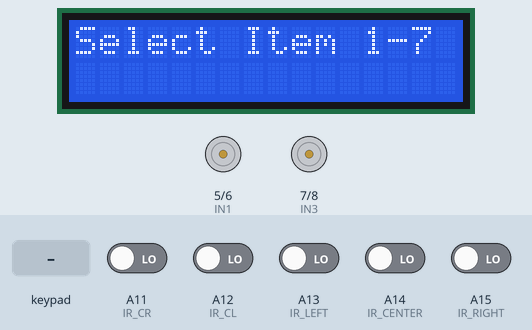
Simulated run of this sketch. Board: Arduino Mega 2560, built with avr-gcc and run on an emulated ATmega2560. Parts: 16×2 character LCD, motor-driver pin pairs drawn as motors (green arrow = first pin HIGH = forward, orange = second pin HIGH = backward, longer = more drive, scaled by the enable pin). Inputs (shaded band) come from the test bench; at power-on: A11 (IR_CR), A12 (IR_CL), A13 (IR_LEFT), A14 (IR_CENTER), A15 (IR_RIGHT) LOW.

Above: at 13.3 s.
13.4 s: keypad keys 3 0 3 2 3 4 3 6 D pressed 0.4 s apart
At 14.1 s:
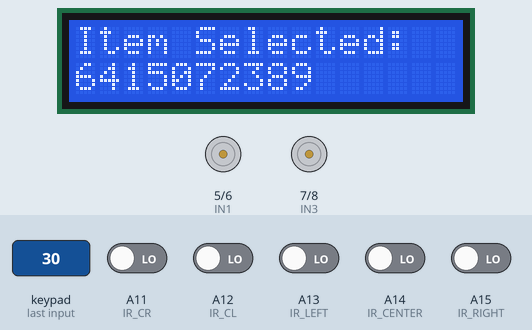
18.5 s: key '1' pressed
At 21.2 s:
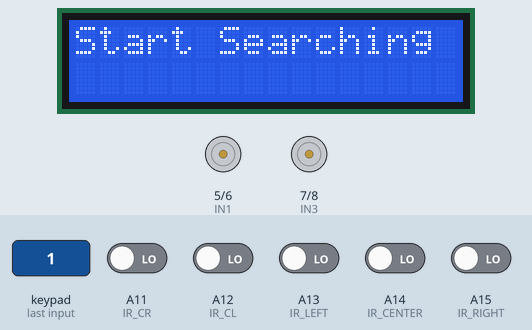
21.5 s: A11 (IR_CR) driven HIGH
At 22.7 s:
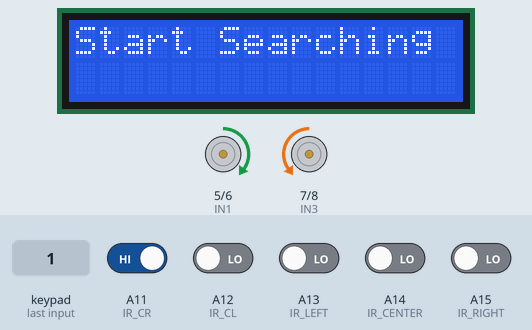
23.0 s: A13 (IR_LEFT) driven HIGH
At 24.0 s:
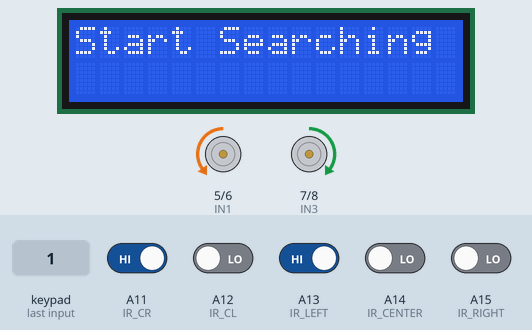
24.5 s: A13 (IR_LEFT) driven LOW
At 25.1 s:
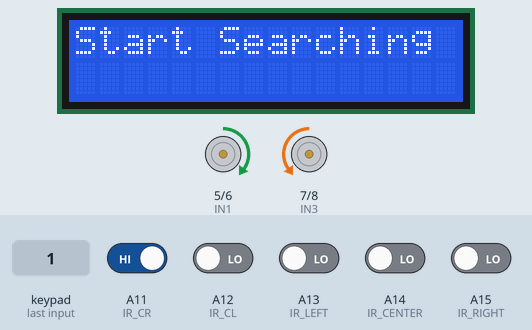
26.0 s: A12 (IR_CL) driven HIGH
At 26.3 s:
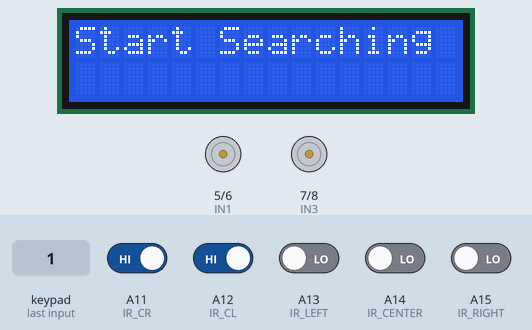
Timing chart, 0 to 28.5 s (numbered marks = the images above; inputs shaded):
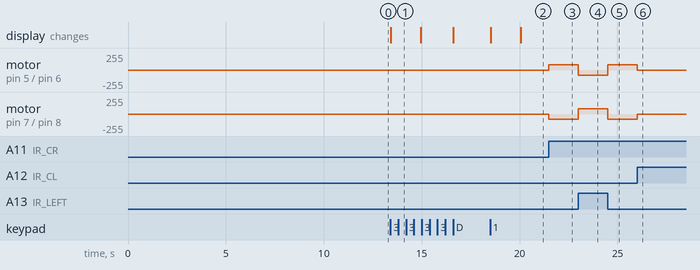

Measured:
- after the input at 13.4 s, the display: changes at once (image 1)
- after the input at 18.5 s, the display: first changes at once (image 2 shows a later state)
- after the input at 21.5 s, motor on pin 5 (IN1) / pin 6 (IN2): stopped → forward 80/255 at once; motor on pin 7 (IN3) / pin 8 (IN4): stopped → backward 80/255 at once
- after the input at 23.0 s, motor on pin 5 (IN1) / pin 6 (IN2): forward 80/255 → backward 80/255 at once; motor on pin 7 (IN3) / pin 8 (IN4): backward 80/255 → forward 80/255 at once
- after the input at 24.5 s, motor on pin 5 (IN1) / pin 6 (IN2): backward 80/255 → forward 80/255 at once; motor on pin 7 (IN3) / pin 8 (IN4): forward 80/255 → backward 80/255 at once
- after the input at 26.0 s, motor on pin 5 (IN1) / pin 6 (IN2): forward 80/255 → stopped at once; motor on pin 7 (IN3) / pin 8 (IN4): backward 80/255 → stopped at once

The sketch:

Shopping_Assistant_Robot.ino
```cpp
#include <Wire.h>    //I2C Module
#include <LiquidCrystal_I2C.h>//I2C Module with 16x2 LCD Library
#include <Keypad.h>  //Keypad Library
#include <SoftwareSerial.h>
#include "GM65_scanner.h" // GM65 barcode scanner custom library from github
SoftwareSerial mySerial(10, 11); // RX, TX

GM65_scanner scanner(&mySerial);

LiquidCrystal_I2C lcd(0x27, 16, 2); //I2C address 0x27

#define IR_LEFT A13 //IR Sensor Right (Grey)
#define IR_CL A12 //IR Sensor Between Center & Left (Orange)
#define IR_CENTER A14 //IR Sensor Center (Orange)
#define IR_CR A11 //IR Sensor Between Center & Right (Blue)
#define IR_RIGHT A15 //IR Sensor Left  (Black)

//L298N Motor Control Pins
#define ENA 4   // PWM speed control (left motor)
#define IN1 5   // Left motor forward
#define IN2 6   // Left motor backward
#define IN3 7   // Right motor forward
#define IN4 8   // Right motor backward
#define ENB 9   // PWM speed control (right motor)
int motorSpeed = 80; //Motor Speed

//Dimensions of the 4X4 KeyPad
const byte ROWS = 4;
const byte COLS = 4;

//Maps Keypad buttons to characters
char keys[ROWS][COLS] = {
  {'1', '2', '3', 'A'},
  {'4', '5', '6', 'B'},
  {'7', '8', '9', 'C'},
  {'*', '0', '#', 'D'}
};

//Physical pin connections of the KeyPad.
byte rowPins[ROWS] = {30, 32, 34, 36};
byte colPins[COLS] = {38, 40, 42, 44};

//Creates the KeyPad object for input reading
Keypad keypad = Keypad(makeKeymap(keys), rowPins, colPins, ROWS, COLS);

//Array for Barcodes assigned to each item number (1 to 7)
String itemBarcodes[8] = {
  "",           // index 0 unused
  "3857291046", // 1 → Pringles
  "7902431857", // 2 → Snickers Chocolate
  "6415072389", // 3 → Anchor Butter
  "1246893057", // 4 → IMORICH Ice Cream
  "9083761542", // 5 → Ramen Noodles
  "3569817204", // 6 → Swiss roll
  "7024189365"  // 7 → Raffaello
};

//Global Variables
int selectedItem = 0;       // Holds the item numbers 1 to 7
String correctCode = "";    // To matche the selected item using barcode
String scannedCode = "";    // Store the scanned barcodes from GM65
bool isAuthorized = false;  // Until item is selected the system Starts False
bool itemFound = false;     // When item is found the condition is set to True

void setup() {
  // IR Sensors
  pinMode(IR_LEFT, INPUT);
  pinMode(IR_CENTER, INPUT);
  pinMode(IR_RIGHT, INPUT);
  pinMode(IR_CL, INPUT);
  pinMode(IR_CR, INPUT);

  // Motor Pins
  pinMode(IN1, OUTPUT);
  pinMode(IN2, OUTPUT);
  pinMode(IN3, OUTPUT);
  pinMode(IN4, OUTPUT);
  pinMode(ENA, OUTPUT);
  pinMode(ENB, OUTPUT);

  // Begin communication with GM65 barcode scanner
  mySerial.begin(9600);

  lcd.init();      // Initialize LCD
  lcd.backlight(); // Turn on LCD backlight
  lcd.setCursor(0, 0);
  lcd.print("Select Item 1-7");

  scanner.init();
  scanner.enable_setting_code();

}

void loop() {
    char key = keypad.getKey(); //Get the current pressed key

  //Item Selection 1 to 7
  if (!isAuthorized && key >= '1' && key <= '7')
  {
    selectedItem = key - '0';                 // Convert char to int
    correctCode = itemBarcodes[selectedItem]; // Get matching barcode from Array

    lcd.clear();
    lcd.setCursor(0, 0);
    lcd.print("Item Selected:");
    lcd.setCursor(0, 1);
    lcd.print(correctCode);   // Show the barcode for selected item by customer
    delay(1500);

    lcd.clear();
    lcd.print("Start Searching");  // Start message
    isAuthorized = true;        //Start the line following
  }

  //When Press D in keypad the robot reset and allow to search new item
  if (key == 'D')
  {
    StopMotors();
    isAuthorized = false;   //Set False to stop the robot
    itemFound = false;
    correctCode = "";  // Clear barcode
    lcd.clear();
    lcd.setCursor(0, 0);
    lcd.print("Select Item 1-7"); // Show message again for selecting the items
  }

   //If authorized and item not found, follow the line and scanning
  if (isAuthorized && !itemFound)
  {
    LineFollowing();
    scannedCode = scanner.get_info();    // Read barcodes from GM65
    scannedCode.trim();                  // Clean up extra characters like \n

    // If scanned barcode matches customer selected barcode stop and show result
    if (scannedCode.length() > 0)
    {
      if (scannedCode == correctCode)
      {
        itemFound = true;
        StopMotors();

        lcd.clear();
        lcd.setCursor(0, 0);
        lcd.print("Item Found!");
        lcd.setCursor(0, 1);
        lcd.print(scannedCode);  // Display the matched barcode
      }
    }
  }


}

void LineFollowing()
{
    int L  = digitalRead(IR_LEFT);
    int CL = digitalRead(IR_CL);
    int C  = digitalRead(IR_CENTER);
    int CR = digitalRead(IR_CR);
    int R  = digitalRead(IR_RIGHT);

    if (C == 1 && CL == 0 && CR == 0) MoveForward();
    else if (CL == 1 && C == 1) TurnLeft();
    else if (CR == 1 && C == 1) TurnRight();
    else if (L == 1 || (CL == 1 && C == 0 && CR == 0)) TurnLeft();
    else if (R == 1 || (CR == 1 && C == 0 && CL == 0)) TurnRight();
    else if (L == 1 && CL == 1 && C == 1 && CR == 1 && R == 1) StopMotors();
    else if (L == 0 && CL == 0 && C == 0 && CR == 0 && R == 0) StopMotors();
    else StopMotors();


  // int left = digitalRead(IR_LEFT);
  // int center = digitalRead(IR_CENTER);
  // int right = digitalRead(IR_RIGHT);
  // int cl = digitalRead(IR_CL);
  // int cr = digitalRead(IR_CR);

  // if (left == 0 && cl == 0  && center == 1 && cr == 0 && right == 0 ) {   //0 0 1 0 0
  //   MoveForward();  // Line is centered
  // }
  // else if (left == 0 && cl == 0 && center == 1 && cr == 1 && right == 1 ) { //0 0 1 1 1
  //   TurnLeft();     // Line detected on left only
  // }
  // else if (left == 1 && cl == 1 && center == 1 && cr == 0 && right == 0 ) { //1 1 1 0 0
  //   TurnRight();    // Line detected on right only
  // }
  // else if (left == 0 && cl == 0 && center == 0 && cr == 1 && right == 1 ) { //0 0 0 1 1
  //   // Line slightly left, adjust left
  //   TurnLeft();
  // }
  // else if (left == 1 && cl == 1 && center == 0 && cr == 0 && right == 0 ) { //1 1 0 0 0
  //   // Line slightly right, adjust right
  //   TurnRight();
  // }

  // else if (left == 1 && cl == 0 && center == 0 && cr == 0 && right == 0 ) { //1 0 0 0 0
  //   TurnRight();
  // }

  // else if (left == 0 && cl == 0 && center == 0 && cr == 0 && right == 1 ) { //0 0 0 0 1
  //   TurnLeft();
  // }

  // else if (left == 0 && cl == 1 && center == 0 && cr == 0 && right == 0 ) { //0 1 0 0 0
  //   TurnRight();
  // }

  // else if (left == 0 && cl == 0 && center == 0 && cr == 1 && right == 0 ) { //0 0 0 1 0
  //   TurnLeft();
  // }

  // else if (left == 1 && cl == 1 && center == 1 && cr == 1 && right == 1 ) { //1 1 1 1 1
  //   StopMotors();   // All sensors on Black — Stop
  // }
}

//Movements

void MoveForward() {
  digitalWrite(IN1, HIGH);
  digitalWrite(IN2, LOW);
  digitalWrite(IN3, HIGH);
  digitalWrite(IN4, LOW);
  analogWrite(ENA, motorSpeed);
  analogWrite(ENB, motorSpeed);
}

void TurnRight() {
  digitalWrite(IN1, HIGH);
  digitalWrite(IN2, LOW);
  digitalWrite(IN3, LOW);
  digitalWrite(IN4, HIGH);
  analogWrite(ENA, motorSpeed);
  analogWrite(ENB, motorSpeed);
}

void TurnLeft() {
  digitalWrite(IN1, LOW);
  digitalWrite(IN2, HIGH);
  digitalWrite(IN3, HIGH);
  digitalWrite(IN4, LOW);
  analogWrite(ENA, motorSpeed);
  analogWrite(ENB, motorSpeed);
}

void StopMotors() {
  digitalWrite(IN1, LOW);
  digitalWrite(IN2, LOW);
  digitalWrite(IN3, LOW);
  digitalWrite(IN4, LOW);
  analogWrite(ENA, 0);
  analogWrite(ENB, 0);
}
```
